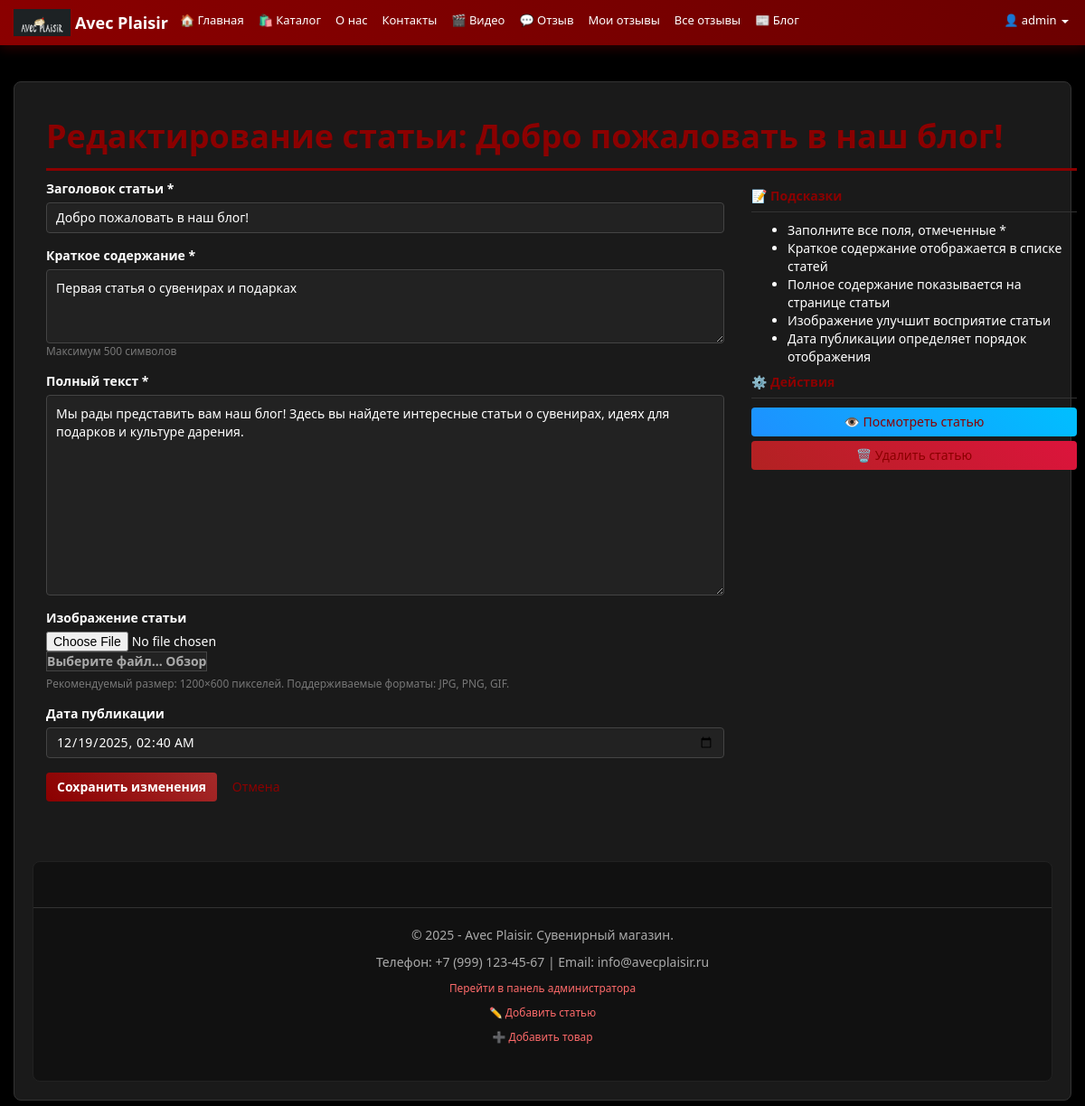
The app's page /blog/edit/1/ (signed in) with its own data.
### app/models.py (models this page shows, shortened)
class BlogArticle(models.Model):
    title = models.CharField(max_length=200, verbose_name="Заголовок")
    short_content = models.TextField(max_length=500, verbose_name="Краткое содержание")
    full_content = models.TextField(verbose_name="Полное содержание")
    image = models.ImageField(
        upload_to='blog_images/',
        verbose_name="Изображение статьи",
        blank=True,
        null=True,
        help_text="Загрузите изображение для статьи (рекомендуемый размер: 1200x600)"
    )
    published_date = models.DateTimeField(default=timezone.now, verbose_name="Дата публикации")
    created_at = models.DateTimeField(auto_now_add=True, verbose_name="Дата создания")
    updated_at = models.DateTimeField(auto_now=True, verbose_name="Дата обновления")
    class Meta:
        verbose_name = "Статья блога"
        verbose_name_plural = "Статьи блога"
        ordering = ['-published_date']

### app/views.py (the view)
# urls.py: path('blog/edit/<int:article_id>/', edit_article, name='edit_article'),
@login_required
def edit_article(request, article_id):
    if not (request.user.is_staff or request.user.is_superuser):
        messages.error(request, 'У вас нет прав для редактирования статей.')
        return redirect('blog_list')
    article = get_object_or_404(BlogArticle, id=article_id)
    if request.method == 'POST':
        form = BlogArticleForm(request.POST, request.FILES, instance=article)
        if form.is_valid():
            form.save()
            messages.success(request, f'✅ Статья "{article.title}" успешно обновлена!')
            return redirect('blog_article_detail', article_id=article.id)
    else:
        form = BlogArticleForm(instance=article)
        if article.published_date:
            form.initial['published_date'] = article.published_date.strftime('%Y-%m-%dT%H:%M')
    return render(request, 'app/create_article.html', {
        'form': form,
        'article': article,
        'title': f'Редактирование статьи: {article.title}'
    })

### app/forms.py
class BlogArticleForm(forms.ModelForm):
    class Meta:
        model = BlogArticle
        fields = ['title', 'short_content', 'full_content', 'image', 'published_date']
        widgets = {
            'title': forms.TextInput(attrs={
                'class': 'form-control',
                'placeholder': 'Введите заголовок статьи'
            }),
            'short_content': forms.Textarea(attrs={
                'class': 'form-control',
                'rows': 3,
                'placeholder': 'Краткое содержание (максимум 500 символов)'
            }),
            'full_content': forms.Textarea(attrs={
                'class': 'form-control',
                'rows': 10,
                'placeholder': 'Полный текст статьи'
            }),
            'published_date': forms.DateTimeInput(attrs={
                'class': 'form-control',
                'type': 'datetime-local'
            }),
        }
        labels = {
            'title': 'Заголовок статьи',
            'short_content': 'Краткое содержание',
            'full_content': 'Полный текст',
            'image': 'Изображение статьи',
            'published_date': 'Дата публикации'
        }

### app/templates/app/create_article.html (shortened to what this page needs)
﻿{% extends "app/layout.html" %}
{% block content %}
<div class="container">
    <h1>{{ title }}</h1>
    <div class="row">
        <div class="col-md-8">
            <form method="post" enctype="multipart/form-data">
                <div class="form-group">
                    <label for="{{ form.title.id_for_label }}">{{ form.title.label }} *</label>
                    {{ form.title }}
                </div>
                <div class="form-group">
                    <label for="{{ form.short_content.id_for_label }}">{{ form.short_content.label }} *</label>
                    {{ form.short_content }}
                    <small class="form-text text-muted">Максимум 500 символов</small>
                </div>
                <div class="form-group">
                    <label for="{{ form.full_content.id_for_label }}">{{ form.full_content.label }} *</label>
                    {{ form.full_content }}
                </div>
                <div class="form-group">
                    <label for="{{ form.image.id_for_label }}">{{ form.image.label }}</label>
                    <div class="custom-file">
                        {{ form.image }}
                        <label class="custom-file-label" for="{{ form.image.id_for_label }}">
                            {% if article and article.image %}
                            Текущее: {{ article.image.name|slice:"12:" }}
                            {% else %}
                            Выберите файл...
                            {% endif %}
                        </label>
                    </div>
                    <small class="form-text text-muted">
                        Рекомендуемый размер: 1200×600 пикселей. Поддерживаемые форматы: JPG, PNG, GIF.
                    </small>
                </div>
                <div class="form-group">
                    <label for="{{ form.published_date.id_for_label }}">{{ form.published_date.label }}</label>
                    {{ form.published_date }}
                </div>
                <div class="form-group">
                    <button type="submit" class="btn btn-primary">
                        {% if article %}Сохранить изменения{% else %}Создать статью{% endif %}
                    </button>
                    <a href="{% if article %}{% url 'blog_article_detail' article.id %}{% else %}{% url 'blog_list' %}{% endif %}"
                       class="btn btn-secondary">
                    </a>
                </div>
            </form>
        </div>
        <div class="col-md-4">
            <div class="card">
                <div class="card-header">
                    <h5>📝 Подсказки</h5>
                </div>
                <div class="card-body">
                    <ul>
                        <li>Заполните все поля, отмеченные *</li>
                        <li>Краткое содержание отображается в списке статей</li>
                        <li>Полное содержание показывается на странице статьи</li>
                        <li>Изображение улучшит восприятие статьи</li>
                        <li>Дата публикации определяет порядок отображения</li>
                    </ul>
                </div>
            </div>
            {% if article %}
            <div class="card mt-3">
                <div class="card-header">
                    <h5>⚙️ Действия</h5>
                </div>
                <div class="card-body">
                    <a href="{% url 'blog_article_detail' article.id %}"
                       class="btn btn-info btn-block mb-2">
                        👁️ Посмотреть статью
                    </a>
                    <a href="{% url 'delete_article' article.id %}"
                       class="btn btn-danger btn-block"
                       onclick="return confirm('Удалить статью?')">
                        🗑️ Удалить статью
                    </a>
                </div>
            </div>
            {% endif %}
        </div>
    </div>
</div>
{% endblock %}

### app/templates/app/layout.html (shortened to what this page needs)
{% load static %}
<!DOCTYPE html>
<html lang="ru">
<head>
    <link href="https://cdn.jsdelivr.net/npm/bootstrap@3.4.1/dist/css/bootstrap.min.css" rel="stylesheet">
</head>
<body>
    <nav class="navbar navbar-inverse navbar-fixed-top">
        <div class="container">
            <div class="navbar-header">
                <a href="{% url 'home' %}" class="navbar-brand">
                    <img src="/static/app/images/logo.png" alt="Avec Plaisir">
                    Avec Plaisir
                </a>
            </div>
            <div class="navbar-collapse collapse">
                <ul class="nav navbar-nav">
                    <li><a href="{% url 'home' %}">🏠 Главная</a></li>
                    <li><a href="{% url 'catalog' %}">🛍️ Каталог</a></li>
                    <li><a href="{% url 'about' %}">О нас</a></li>
                    <li><a href="{% url 'contact' %}">Контакты</a></li>
                    <li><a href="{% url 'video_page' %}">🎬 Видео</a></li>
                    {% if user.is_authenticated %}
                    <li><a href="{% url 'feedback' %}">💬 Отзыв</a></li>
                    <li><a href="{% url 'my_feedbacks' %}">Мои отзывы</a></li>
                    {% endif %}
                    <li><a href="{% url 'feedback_list' %}">Все отзывы</a></li>
                    <li><a href="{% url 'blog_list' %}">📰 Блог</a></li>
                </ul>
                <ul class="nav navbar-nav navbar-right">
                    {% if user.is_authenticated %}
                    <li class="dropdown">
                        <a href="#" class="dropdown-toggle" data-toggle="dropdown" role="button" aria-haspopup="true" aria-expanded="false">
                            {% if user.username|length > 10 %}
                            👤 {{ user.username|slice:":8" }}..
                            {% else %}
                            👤 {{ user.username }}
                            {% endif %}
                            <span class="caret"></span>
                        </a>
                    </li>
                    {% else %}
                    <li><a href="{% url 'login' %}">🔑 Вход</a></li>
                    <li><a href="{% url 'register' %}">📝 Регистрация</a></li>
                    {% endif %}
                </ul>
            </div>
        </div>
    </nav>
    <div class="container body-content">
        {% block content %}{% endblock %}
        <footer>
            <hr />
            <p>&copy; {% now "Y" %} - Avec Plaisir. Сувенирный магазин.</p>
            <p>Телефон: +7 (999) 123-45-67 | Email: info@avecplaisir.ru</p>
            {% if user.is_staff or user.is_superuser %}
            <p><small><a href="/admin/">Перейти в панель администратора</a></small></p>
            <p><small><a href="{% url 'create_article' %}">✏️ Добавить статью</a></small></p>
            <p><small><a href="{% url 'create_product' %}">➕ Добавить товар</a></small></p>
            {% endif %}
        </footer>
    </div>
</body>
</html>

### app/templates/app/layout.html (style rules this page uses)
body { background-color: #000000 !important; color: #ffffff; font-family: 'Segoe UI', Tahoma, Geneva, Verdana, sans-serif; margin: 0; padding-top: 60px; min-height: 100vh; }
.navbar { background: linear-gradient(45deg, #8B0000, #6B0000) !important; border: none !important; box-shadow: 0 4px 12px rgba(139, 0, 0, 0.3); min-height: 50px; }
.navbar a { color: white !important; }
.navbar-brand { font-weight: bold; font-size: 18px; display: flex; align-items: center; padding: 8px 5px; }
.navbar-brand img { height: 30px; margin-right: 5px; }
.navbar-nav > li > a { font-weight: 500; transition: all 0.3s ease; border-radius: 4px; margin: 0 2px; padding: 12px 6px !important; font-size: 13px; white-space: nowrap; }
.navbar > .container { padding-left: 10px; padding-right: 10px; max-width: 100%; }
.container.body-content { background: #1a1a1a; color: #ffffff; padding: 20px; border-radius: 8px; box-shadow: 0 2px 20px rgba(0,0,0,0.5); margin-top: 10px; margin-bottom: 20px; min-height: 100px; border: 1px solid #333; }
.btn-primary { background: linear-gradient(45deg, #8B0000, #A52A2A) !important; border: none !important; color: white !important; font-weight: bold; transition: all 0.3s ease; }
.btn-info { background: linear-gradient(45deg, #1E90FF, #00BFFF) !important; border: none !important; }
.btn-danger { background: linear-gradient(45deg, #B22222, #DC143C) !important; border: none !important; }
footer { background: #111; border-top: 2px solid #8B0000; margin-top: 50px; padding: 30px 0; color: #aaa; text-align: center; border-radius: 8px; border: 1px solid #222; }
footer hr { border-color: #333; }
footer a { color: #ff6b6b !important; }
h1, h2, h3, h4, h5, h6 { color: #8B0000 !important; font-family: 'Segoe UI', Tahoma, Geneva, Verdana, sans-serif; font-weight: 600; border-bottom: 1px solid #333; padding-bottom: 10px; }
h1 { border-bottom: 3px solid #8B0000; padding-bottom: 15px; }
.body-content a { color: #8B0000; text-decoration: none; transition: all 0.3s ease; }
.form-control { background-color: #222; border: 1px solid #444; border-radius: 4px; padding: 10px; color: white; }

### app/templates/app/create_article.html (style rules this page uses)
.custom-file-label::after { content: "Обзор"; }
.form-group { margin-bottom: 1.5rem; }
.form-control, .custom-file-input { background-color: #222; border: 1px solid #444; color: white; }
.custom-file-label { background-color: #222; border: 1px solid #444; color: #aaa; }

### records on screen
BlogArticle: title "Добро пожаловать в наш блог!", short_content "Первая статья о сувенирах и подарках", full_content "Мы рады представить вам наш блог! Здесь вы найдете интересные статьи о сувенирах, идеях для подарков и культуре дарения.", published_date "12/19/2025 02:40"

### other values on screen
{{ user.username }} "admin"
